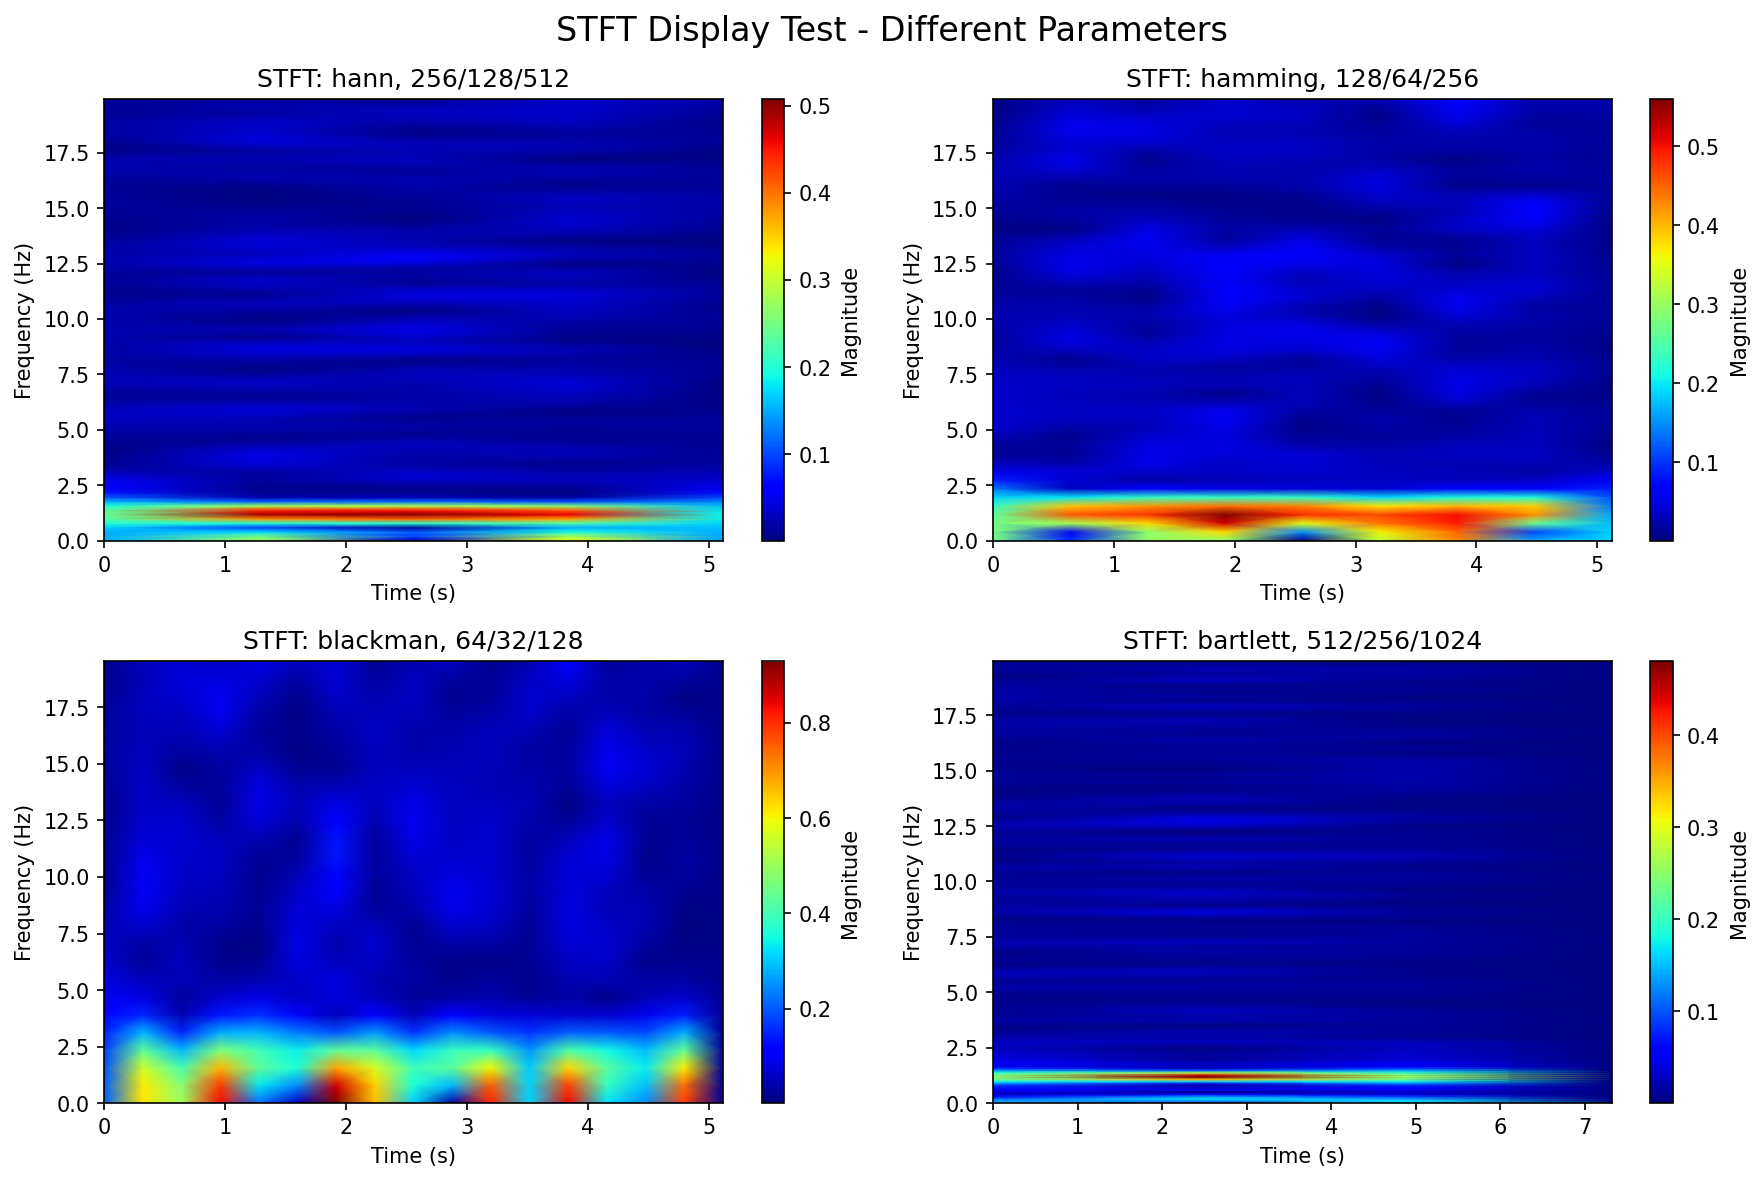

Source code (Python):
#!/usr/bin/env python
# -*- coding: utf-8 -*-
"""
Test fixed STFT display functionality
"""

import numpy as np
import matplotlib.pyplot as plt
import scipy.signal as signal

def test_fixed_stft_display():
    """Test the fixed STFT display"""
    print("🔧 Testing Fixed STFT Display")
    print("="*50)
    
    # Create test signal
    fs = 100
    t = np.linspace(0, 5, 500)
    
    # Heart rate component
    hr_freq = 1.2
    heart_component = np.sin(2 * np.pi * hr_freq * t)
    
    # Respiratory component
    resp_freq = 0.2
    resp_component = 0.3 * np.sin(2 * np.pi * resp_freq * t)
    
    # Noise
    noise = 0.3 * np.random.randn(len(t))
    
    # Combine components
    test_signal = heart_component + resp_component + noise
    
    print(f"✅ Test signal created: {len(test_signal)} samples")
    
    # Test different STFT parameters
    test_params = [
        (256, 128, 512, "hann"),
        (128, 64, 256, "hamming"),
        (64, 32, 128, "blackman"),
        (512, 256, 1024, "bartlett")
    ]
    
    fig, axes = plt.subplots(2, 2, figsize=(12, 8))
    fig.suptitle("STFT Display Test - Different Parameters", fontsize=16)
    
    for i, (nperseg, noverlap, nfft, window) in enumerate(test_params):
        row, col = i // 2, i % 2
        ax = axes[row, col]
        
        try:
            # Compute STFT
            f, t_stft, Zxx = signal.stft(test_signal, fs=fs, window=window, 
                                         nperseg=nperseg, noverlap=noverlap, nfft=nfft)
            
            # Apply frequency mask
            max_freq = 20.0
            freq_mask = f <= max_freq
            
            if np.sum(freq_mask) > 0 and Zxx[freq_mask, :].size > 0:
                magnitude = np.abs(Zxx[freq_mask, :])
                
                if np.all(np.isfinite(magnitude)) and np.max(magnitude) > 0:
                    # Plot STFT
                    im = ax.pcolormesh(t_stft, f[freq_mask], magnitude, 
                                      shading='gouraud', cmap='jet')
                    
                    ax.set_title(f"STFT: {window}, {nperseg}/{noverlap}/{nfft}")
                    ax.set_xlabel("Time (s)")
                    ax.set_ylabel("Frequency (Hz)")
                    
                    # Add colorbar
                    plt.colorbar(im, ax=ax, label='Magnitude')
                    
                    print(f"✅ STFT {i+1}: {window}, shape={Zxx.shape}, mag_range={np.min(magnitude):.6f}-{np.max(magnitude):.6f}")
                else:
                    ax.text(0.5, 0.5, 'Invalid magnitude data', 
                           transform=ax.transAxes, ha='center', va='center')
                    print(f"❌ STFT {i+1}: Invalid magnitude data")
            else:
                ax.text(0.5, 0.5, 'No frequencies in range', 
                       transform=ax.transAxes, ha='center', va='center')
                print(f"❌ STFT {i+1}: No frequencies in range")
                
        except Exception as e:
            ax.text(0.5, 0.5, f'STFT failed: {str(e)[:20]}...', 
                   transform=ax.transAxes, ha='center', va='center')
            print(f"❌ STFT {i+1}: {e}")
    
    plt.tight_layout()
    plt.savefig('test_fixed_stft_display.png', dpi=150, bbox_inches='tight')
    plt.close()
    
    print("✅ Test plot saved as 'test_fixed_stft_display.png'")

def test_gui_integration():
    """Test GUI integration with fixed STFT"""
    print("\n🔧 Testing GUI Integration")
    print("="*50)
    
    try:
        # Import GUI module
        import sys
        sys.path.append('.')
        from ppg_denoising_gui import PPGDenoisingGUI
        
        print("✅ GUI module imported successfully")
        
        # Test the fixed compute_stft method
        import inspect
        method = getattr(PPGDenoisingGUI, 'compute_stft')
        sig = inspect.signature(method)
        
        print(f"✅ compute_stft method signature: {sig}")
        
        # Check if the method has the right parameter validation
        source = inspect.getsource(method)
        if "signal_data is None" in source:
            print("✅ Parameter validation added")
        else:
            print("❌ Parameter validation missing")
        
        if "nperseg > len(signal_data)" in source:
            print("✅ Parameter bounds checking added")
        else:
            print("❌ Parameter bounds checking missing")
        
        if "Debug info" in source:
            print("✅ Debug information added")
        else:
            print("❌ Debug information missing")
        
        return True
        
    except Exception as e:
        print(f"❌ GUI integration test failed: {e}")
        return False

def main():
    """Main test function"""
    print("🚀 Fixed STFT Display Test Suite")
    print("="*60)
    
    # Test fixed STFT display
    test_fixed_stft_display()
    
    # Test GUI integration
    gui_ok = test_gui_integration()
    
    # Summary
    print("\n" + "="*60)
    print("FIXED STFT DISPLAY TEST SUMMARY")
    print("="*60)
    print(f"GUI Integration: {'✅ PASSED' if gui_ok else '❌ FAILED'}")
    
    if gui_ok:
        print("\n🎉 STFT display should now work correctly!")
        print("💡 Key improvements:")
        print("   1. Added parameter validation")
        print("   2. Added bounds checking")
        print("   3. Added debug information")
        print("   4. Added error handling for invalid data")
        print("   5. Added fallback messages for failed displays")
        print("\n📁 You can now:")
        print("   1. Run: python ppg_denoising_gui.py")
        print("   2. Load a signal")
        print("   3. Adjust STFT parameters")
        print("   4. See real-time STFT spectrograms with proper error handling")
    else:
        print("\n⚠️ Some issues detected. Please check the errors above.")

if __name__ == "__main__":
    main()

